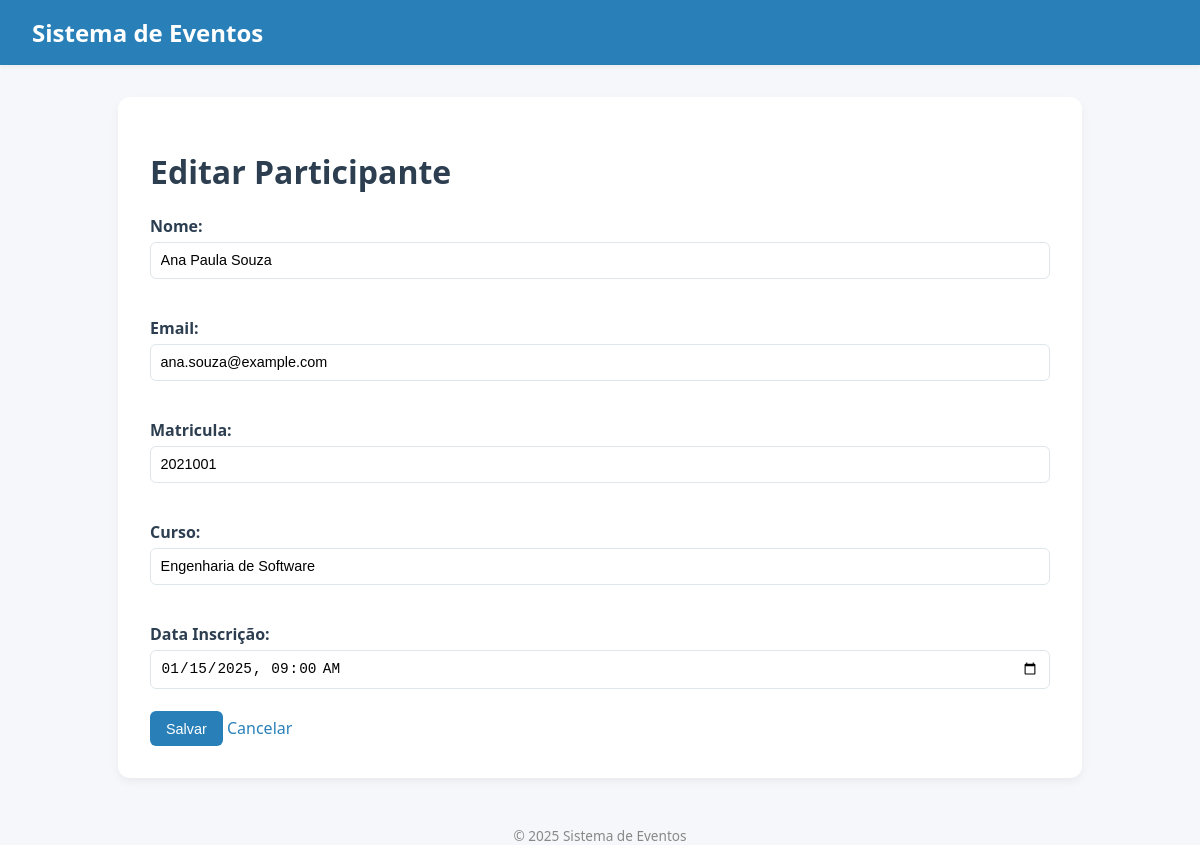
/participante/participante_form.php?id=1, run on the app's committed database.
### tables this page shows
CREATE TABLE IF NOT EXISTS participantes (
    id INT AUTO_INCREMENT PRIMARY KEY,
    nome VARCHAR(100) NOT NULL,
    email VARCHAR(100) UNIQUE NOT NULL,
    matricula VARCHAR(20) NOT NULL,
    curso VARCHAR(100),
    data_inscricao DATETIME
);

### banco/db.php (called while the page is built, shortened)
<?php
function h($s){ return htmlspecialchars($s, ENT_QUOTES, 'UTF-8'); }

### participante/participante_form.php (the view, shortened to what this page needs)
<?php
require '../banco/db.php';
$id = isset($_GET['id']) ? (int)$_GET['id'] : 0;
$nome = $email = $matricula = $curso = $data_inscricao = '';
if ($id && $_SERVER['REQUEST_METHOD'] !== 'POST') {
    $r = mysqli_query($mysqli, "SELECT * FROM participantes WHERE id = $id");
    if ($row = mysqli_fetch_assoc($r)) {
        $nome = $row['nome']; $email = $row['email']; $matricula = $row['matricula']; $curso = $row['curso']; $data_inscricao = $row['data_inscricao'];
    } else {
        die("Participante não encontrado");
    }
}
?>
<!doctype html>
<html>
<head>
  <link rel="stylesheet" href="/style.css">
</head>
<body>
  <header>
    <h1>Sistema de Eventos</h1>
  </header>
  <main>
    <h1><?= $id ? 'Editar' : 'Novo' ?> Participante</h1>
    <form method="post">
      <label>Nome: <input name="nome" required value="<?=h($nome)?>"></label><br>
      <label>Email: <input name="email" type="email" required value="<?=h($email)?>"></label><br>
      <label>Matricula: <input name="matricula" value="<?=h($matricula)?>"></label><br>
      <label>Curso: <input name="curso" value="<?=h($curso)?>"></label><br>
      <label>Data Inscrição: <input name="data_inscricao" type="datetime-local"
          value="<?= $data_inscricao ? date('Y-m-d\TH:i', strtotime($data_inscricao)) : '' ?>"></label><br>
      <button type="submit">Salvar</button>
      <a href="participante_list.php">Cancelar</a>
    </form>
  </main>
  <footer>© <?=date('Y')?> Sistema de Eventos</footer>
</body>
</html>

### style.css (style rules this page uses)
:root { --bg: #f5f7fa; --card: #fff; --text: #2c3e50; --accent: #2980b9; --accent-hover: #1f6391; --border: #dfe6e9; --success: #27ae60; --danger: #c0392b; --shadow: rgba(0, 0, 0, 0.05); }
body { font-family: "Segoe UI", Roboto, sans-serif; background-color: var(--bg); margin: 0; padding: 0; color: var(--text); }
header { background-color: var(--accent); color: #fff; padding: 1rem 2rem; box-shadow: 0 2px 5px var(--shadow); }
header h1 { margin: 0; font-size: 1.5rem; }
main { max-width: 900px; margin: 2rem auto; background: var(--card); border-radius: 12px; box-shadow: 0 4px 10px var(--shadow); padding: 2rem; }
a { color: var(--accent); text-decoration: none; font-weight: 500; }
button, input[type=submit], .btn { background: var(--accent); color: #fff; border: none; padding: 0.6rem 1rem; border-radius: 6px; cursor: pointer; font-size: 0.9rem; transition: 0.2s; }
form label { display: block; margin-top: 1rem; font-weight: 600; }
input, textarea, select { width: 100%; padding: 0.6rem; border-radius: 6px; border: 1px solid var(--border); margin-top: 0.3rem; font-size: 0.9rem; box-sizing: border-box; }
footer { text-align: center; color: #888; margin-top: 3rem; font-size: 0.85rem; }

### data on the page
participantes: nome "Ana Paula Souza", email "ana.souza@example.com", matricula "2021001", curso "Engenharia de Software", data_inscricao "01/15/2025 09:00"
